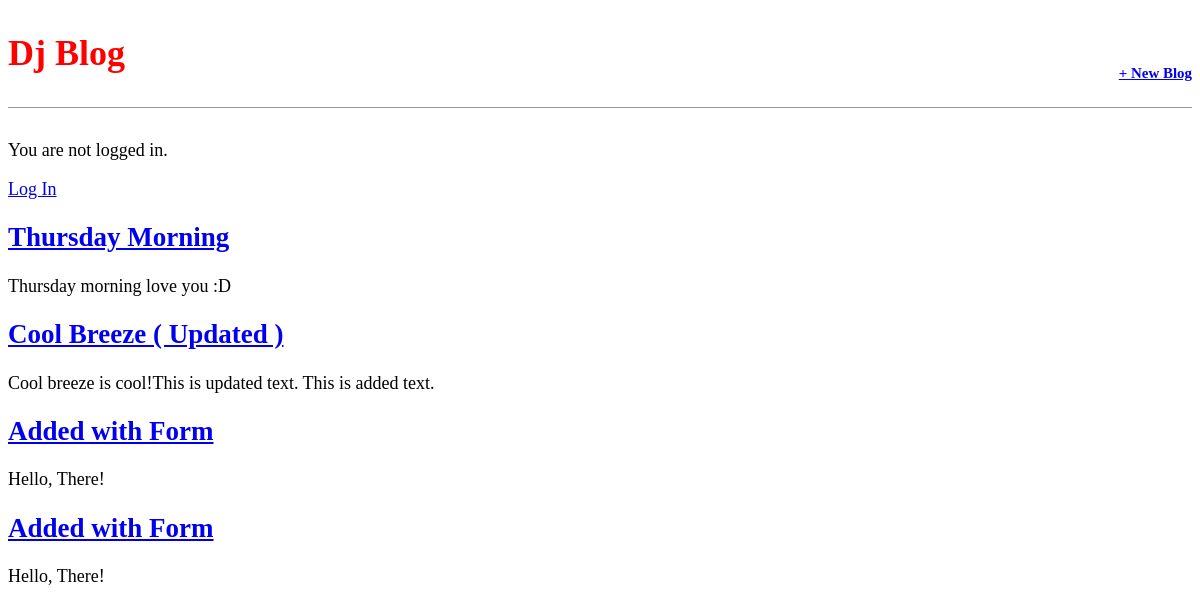
Before: / with the older database file.
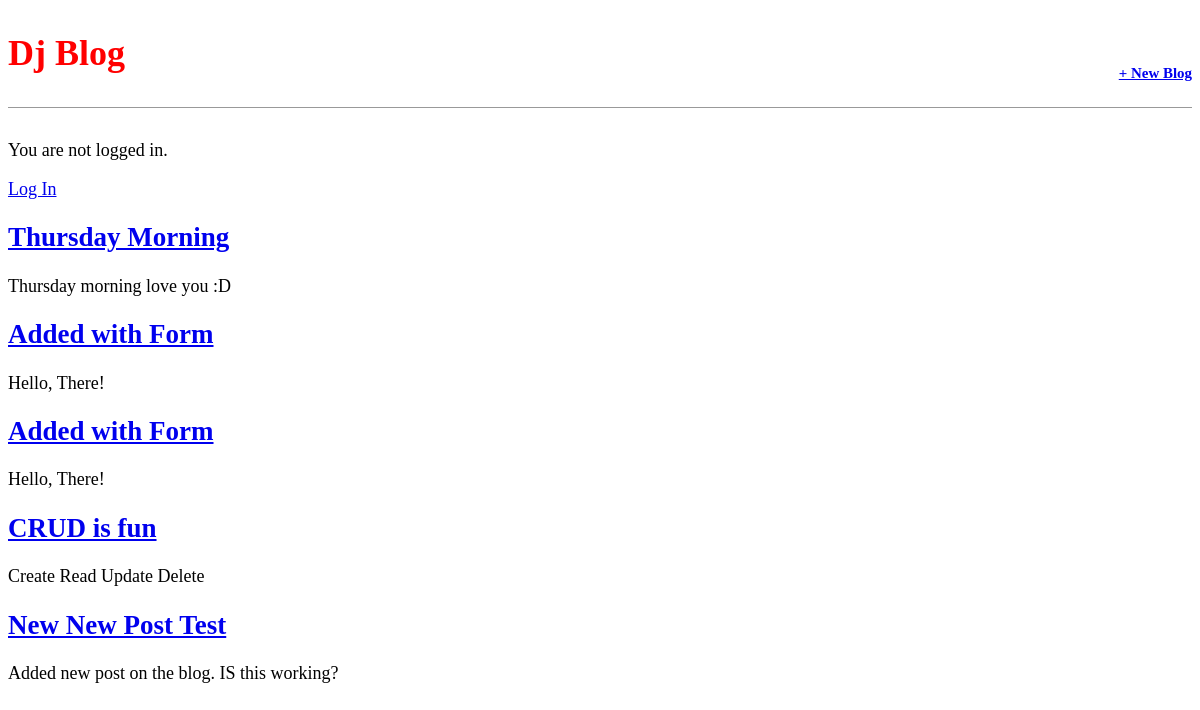
After: the same page with the newer database file.
### blog/models.py (models this page shows, shortened)
class Post(models.Model):
	title = models.CharField(max_length = 200) #limiting the character of the title to be 200
	author = models.ForeignKey( # we're using ForeignKey because it allows for many-to-one relationship --> i.e
		'auth.User',
		on_delete = models.CASCADE, # for many-to-one relationship, we must also specify an on_delete option
	)
	body = models.TextField() #body of the blog will be text-type --> which will automatically expand based on the users' need

### blog/views.py (the view)
# urls.py: path('', BlogListView.as_view(), name = 'home'),
class BlogListView(ListView):
	model = Post
	template_name = 'home.html'
	context_object_name='all_posts_list'

### templates/home.html
{% extends 'base.html' %}
{% block content %}
	{% for post in object_list %}
		<div class="post-entry">
			<h2><a href= "{% url 'post_detail' post.id %}"> {{ post.title }}</a></h2>
			<p>{{ post.body}}</p>
		</div>
	{% endfor %}
{% endblock content %}

Changed rows visible on the page:
removed Post: title "Cool Breeze ( Updated )", body "Cool breeze is cool!This is updated text. This is added text."
added Post: title "CRUD is fun", body "Create Read Update Delete"
added Post: title "New New Post Test", body "Added new post on the blog. IS this working?"
